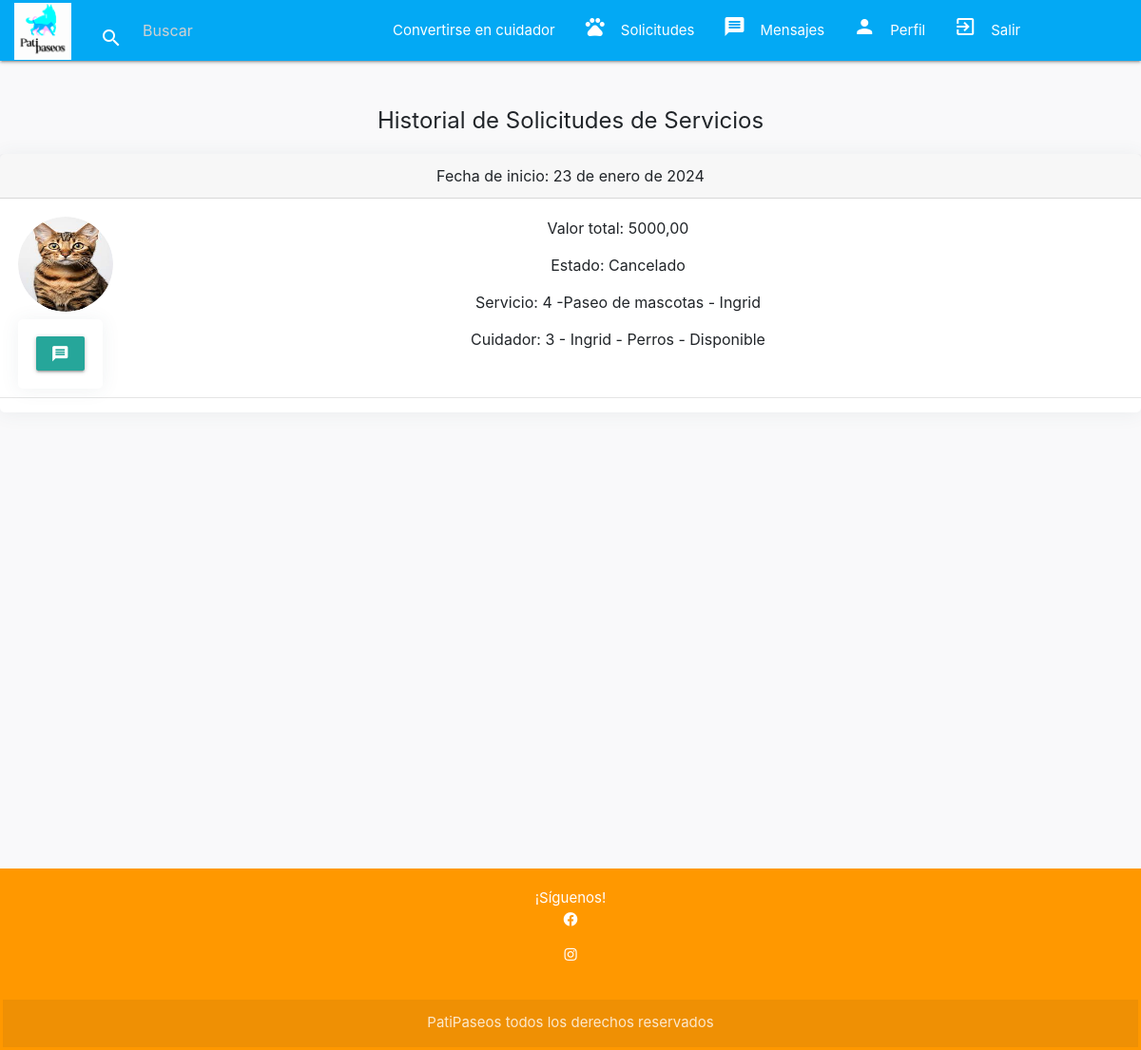
Screenshot of /prestacion/ (signed in) with the database file from the repository.
### app_mascotas/models.py (models this page shows, shortened)
class DetPrestacion(models.Model):
    fecha_prestacion = models.DateField(default=timezone.now)
    valor_total = models.DecimalField(max_digits=9, decimal_places=2)
    estado = models.CharField(max_length=50, default="Pendiente")
    id_servicio = models.ForeignKey(Servicio, on_delete=models.CASCADE)
    id_propietario = models.ForeignKey(Propietario, on_delete=models.CASCADE)
    id_cuidador = models.ForeignKey(Cuidador, on_delete=models.CASCADE)
    id_mascota = models.ForeignKey(Mascota, on_delete=models.CASCADE)

class Cuidador(models.Model):
    ESPECIALIZACION = [
        ('Perros', 'Perros'),
        ('Perros pequeños', 'Perros pequeños'),
        ('Perros grandes', 'Perros grandes'),
        ('Gatos', 'Gatos'),
        ('Perros y Gatos', 'Perros y Gatos'),
    ]
    propietario = models.OneToOneField(Propietario, on_delete=models.CASCADE)
    id_cuidador = models.AutoField(primary_key=True)
    especializacion = models.CharField(max_length=50 ,default="", choices=ESPECIALIZACION)
    experiencia = models.TextField(default="")
    disponibilidad = models.CharField(max_length=50, default="Disponible")
    def __str__(self):
        return f"{self.id_cuidador} - {self.propietario.username} - {self.especializacion} - {self.disponibilidad}"

class Propietario(AbstractUser):
    rut = models.CharField(max_length=20, unique=True, default="")
    direccion = models.CharField(max_length=255, default="")
    imagen = models.ImageField(upload_to="imgprod", null=True, blank=True)
    es_cuidador = models.BooleanField(default=False)
    telefono = models.CharField(max_length=15, blank=True, null=True)

class Servicio(models.Model):
    id_servicio = models.AutoField(primary_key=True)
    descripcion = models.TextField()
    precio = models.IntegerField()
    es_activo = models.BooleanField(default=True)
    cuidador = models.ForeignKey(Cuidador, on_delete=models.CASCADE)
    tipo_servicio = models.ForeignKey(TipoServicio, on_delete=models.CASCADE)
    def __str__(self):
        return f"{self.id_servicio} -{self.tipo_servicio} - {self.cuidador.propietario.username}"

class TipoServicio(models.Model):
    id_tipo_servicio = models.AutoField(primary_key=True)
    tipo_servicio = models.CharField(max_length=100)
    def __str__(self):
        return self.tipo_servicio

### app_mascotas/views.py (the view, shortened to what this page needs)
# urls.py: path('prestacion/',views.prestacion,name="prestacion"),
@login_required
def prestacion(request):
    default_page = 1
    page = request.GET.get('page', default_page)
    prestaciones_cliente = DetPrestacion.objects.filter(id_propietario=request.user).order_by('-fecha_prestacion')
    items_per_page = 3  # Ajusta el número de elementos por página según tus necesidades
    paginator = Paginator(prestaciones_cliente, items_per_page)
    try:
        prestaciones_cliente = paginator.page(page)
    except PageNotAnInteger:
        prestaciones_cliente = paginator.page(default_page)
    except EmptyPage:
        prestaciones_cliente = paginator.page(paginator.num_pages)
    return render(request, 'app_mascotas/prestacion.html', {'prestaciones_cliente': prestaciones_cliente})

### app_mascotas/templates/app_mascotas/prestacion.html (shortened to what this page needs)
{% extends "app_mascotas/base.html" %}
{% load static %}
{% load crispy_forms_tags %}
{% block content %}
{% if prestaciones_cliente %}
<h2>Historial de Solicitudes de Servicios</h2>
{% for prestacion in prestaciones_cliente %}
    <div class="card mb-3">
        <div class="card-header">
            <p class="card-text">Fecha de inicio: {{ prestacion.fecha_prestacion }}</p>
        </div>
        <div class="card-body d-flex align-items-start">
            <div class="rounded-circle-container me-3 position-relative">
            <div class="rounded-circle overflow-hidden me-3" style="width: 100px; height: 100px;">
                {% with cuidador=prestacion.id_cuidador %}
                    {% if cuidador.propietario.imagen %}
                    <a href="{% url 'conversation' username=prestacion.id_cuidador.propietario.username %}" title="Haz clic para iniciar una conversación">
                        <img src="{{ cuidador.propietario.imagen.url }}" class="rounded-circle" alt="Foto del Cuidador" style="width: 100px; height: 100px;">
                    </a>
                    {% endif %}
                {% endwith %}
            </div>
            <div class="card overlay-card position-absolute bottom-0 start-0">
                <div class="card-body">
                    <a href="{% url 'conversation' username=prestacion.id_cuidador.propietario.username %}" class="btn btn-primary"><i class="material-icons">message</i>
                    </a>
                </div>
            </div>
        </div>
            <div class="mx-auto text-center">
                <p>Valor total: {{ prestacion.valor_total }}</p>
                <p>Estado: {{ prestacion.estado }}</p>
                <p>Servicio: {{ prestacion.id_servicio }}</p>
                <p>Cuidador: {{ prestacion.id_cuidador }}</p>
            </div>
        </div>
        <hr>
    </div>
{% endfor %}
{% endif %}
{% endblock %}

### app_mascotas/static/app_mascotas/css/estilo2.css (style rules this page uses)
.contenido-principal h2 { font-size: 24px; }
.contenido-principal p { font-size: 16px; }
.card { transition: transform 0.2s; }
body { background-color: #f9f9fa }
.card { border-radius: 5px; -webkit-box-shadow: 0 1px 20px 0 rgba(69,90,100,0.08); box-shadow: 0 1px 20px 0 rgba(69,90,100,0.08); border: none; margin-bottom: 30px; }

### rows the page displays
DetPrestacion: fecha_prestacion "23 de enero de 2024", id_cuidador.propietario.imagen (picture), valor_total "5000,00", estado "Cancelado", id_servicio "4 -Paseo de mascotas - Ingrid", id_cuidador "3 - Ingrid - Perros - Disponible"
